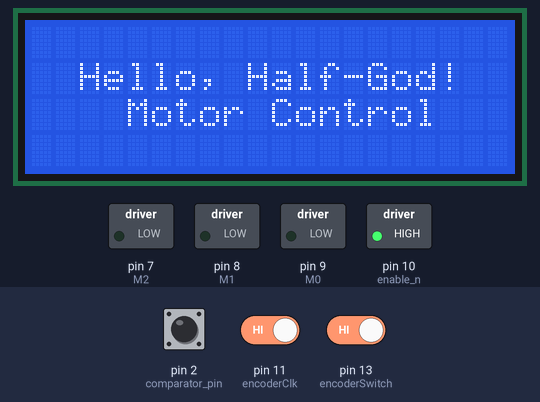
Bench run of a sketch on a simulated Arduino Uno, built with avr-gcc and run on an emulated ATmega328P. Parts: 20×4 character LCD, switched loads named in the sketch (green lamp = pin HIGH). Inputs (shaded band) come from the test bench; at power-on: pin 13 (encoderSwitch) HIGH, pin 2 (comparator_pin) HIGH, pin 11 (encoderClk) HIGH. Pins used as bus, display or sensor lines are not drawn; what the sketch prints to the serial monitor is not drawn.

Above: at 0.1 s.
At 4.0 s:
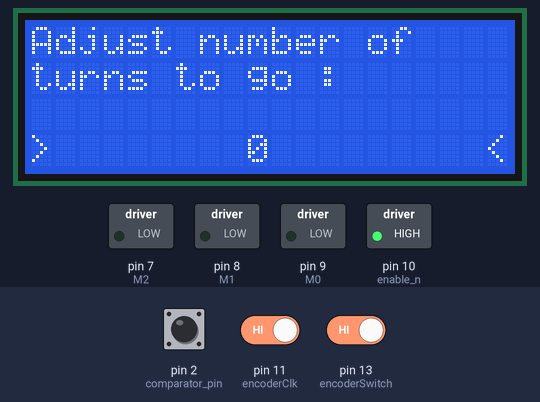
4.1 s: pin 13 (encoderSwitch) driven LOW
At 5.1 s:
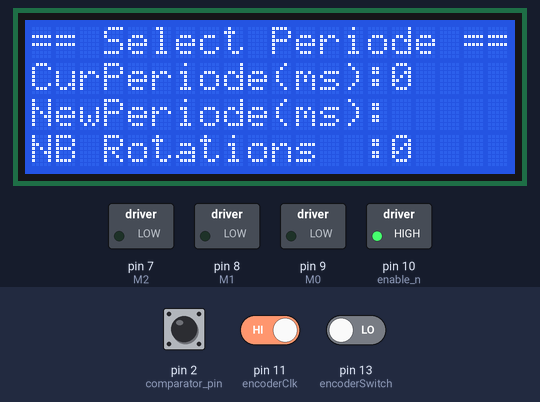
Timing chart, 0 to 7.1 s (numbered marks = the images above; inputs shaded):
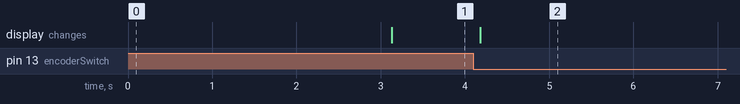

Measured:
- after the input at 4.1 s, the display: changes after 0.08 s (image 2)

The sketch:

tipe_controle_moteur.ino
```cpp
//#include <Stepper.h>
//#include <math.h>

#include <EEPROMex.h>
#include <Wire.h>
// Include the AccelStepper Library
#include <AccelStepper.h>
#include <LiquidCrystal_I2C.h>
#include "projet_definitions.h"

// Instancie le LCD 20x4
LiquidCrystal_I2C lcd(0x27, 20, 4);

// Instancie le controle du DRV8825
AccelStepper myStepper(motorInterfaceType, step, dir);

//---------------------------------------------------------------------------------
// SETUP
//---------------------------------------------------------------------------------
void setup() {
  Serial.begin(115200);				// Definit le debit du bus Serie
  Serial.println("Enter Setup");
  // Outputs definitions
  pinMode(reset_n, 	  OUTPUT);
  pinMode(sleep_n,  	OUTPUT);
  pinMode(enable_n, 	OUTPUT);
  pinMode(M0,   		  OUTPUT);
  pinMode(M1,   		  OUTPUT);
  pinMode(M2, 		    OUTPUT);

  // Inputs definitions
  pinMode (encoderClk,    	INPUT_PULLUP);
  pinMode (encoderData,   	INPUT_PULLUP);
  pinMode (encoderSwitch, 	INPUT_PULLUP);
  pinMode (comparator_pin, 		  INPUT_PULLUP);

  // Outputs default value
  digitalWrite(reset_n, LOW);		// Assert DRV8825 reset_n
  digitalWrite(sleep_n, HIGH);
  digitalWrite(enable_n, HIGH);	// Disable at beginning
  digitalWrite(M0,   	LOW);
  digitalWrite(M1,   	LOW);
  digitalWrite(M2, 	  LOW);

  // De-Assert drv8825 reset_n
  digitalWrite(reset_n, HIGH);  // deactivate reset
  //digitalWrite(enable_n, LOW);  // enable
  myStepper.setAcceleration( DEFAULT_ACCEL );
  myStepper.setMaxSpeed    ( DEFAULT_MAX_SPEED );
  myStepper.setSpeed       ( DEFAULT_MAX_SPEED / 5 );

  //====================================================
  // INIT LCD
  //====================================================
  lcd.init();               // Attention réduit la frequence de l'I2C a 100KHz
  lcd.backlight();
  //----------------------------------------------------
  // Ecran 1 : Message d'accueil
  //----------------------------------------------------
  lcd.setCursor(2, 1);
  lcd.print("Hello, Half-God!");
  lcd.setCursor(4, 2);
  lcd.print("Motor Control");
  delay(3000);
  lcd.clear();
  //----------------------------------------------------
  // Ecran 2 : Selection NB Tours
  //----------------------------------------------------
  lcd.setCursor(0, 0);
  lcd.print("Adjust number of ");
  lcd.setCursor(0, 1);
  lcd.print("turns to go : ");
  lcd.setCursor(0, 3);
  lcd.print(">");
  lcd.setCursor(19, 3);
  lcd.print("<");
  unsigned long max_turns_from_selector = MAX_ROTATIONS;

  // Read/Write EEPROM
  unsigned long data_eeprom = EEPROM.readLong(EEPROM_ADDR_ROTATION_SAVED);
  if ( data_eeprom > HIGHER_BOUNDARY_ROTATIONS) {
    Serial.println("Reprogramm EEPROM");
    EEPROM.writeLong(EEPROM_ADDR_ROTATION_SAVED, MAX_ROTATIONS);
  }
  max_turns_from_selector = EEPROM.readLong(EEPROM_ADDR_ROTATION_SAVED);

  lcd.setCursor(9, 3);
  lcd.print(max_turns_from_selector);
  bool selected = false;
  while (! selected) {
    delay(10);
    button_state      = digitalRead(encoderSwitch);
    if (button_state == LOW) { // Click button
      selected = true;
      nb_of_turns_to_go = max_turns_from_selector;
      // Save to EEPROM
      EEPROM.writeLong(EEPROM_ADDR_ROTATION_SAVED, nb_of_turns_to_go);
      Serial.println("VALUES EEPROM");      Serial.println(EEPROM.readLong(EEPROM_ADDR_ROTATION_SAVED));
    } else {
      clk_state         = digitalRead(encoderClk);
      if ((clk_state_last == LOW) && (clk_state == HIGH)) {
        // Check turn-left or right
        max_turns_from_selector = strategy_for_evolution(max_turns_from_selector, digitalRead(encoderData));
        lcd.setCursor(9, 3);
        lcd.print("       ");
        lcd.setCursor(9, 3);
        lcd.print(max_turns_from_selector);
      }
      clk_state_last = clk_state;
    }
  }
  lcd.clear();

  //----------------------------------------------------
  // Ecran 3 : Selection vitesse
  //----------------------------------------------------
  lcd.setCursor(0, 0);
  lcd.print("== Select Periode ==");
  lcd.setCursor(0, POS_CURPER_LIG);
  lcd.print("CurPeriode(ms): ");
  lcd.setCursor(0, POS_NEWPER_LIG);
  lcd.print("NewPeriode(ms): ");
  lcd.setCursor(0, POS_NB_ROTATION_LIG);
  lcd.print("NB Rotations  :");lcd.print(nb_of_turns_to_go);


  // Active l'interruption sur la pin 2 venant du comparateur LM393
  attachInterrupt(digitalPinToInterrupt(comparator_pin), interrupt_tachymeter, RISING );

  //nb_of_turns_to_go = MAX_ROTATIONS;       // Assign default NB tours

  // Initialise la frequence de l'I2C apres l'init du LCD
  //Wire.setClock(400000);				// Augmente la frequence de l'I2C 400KHz au lieu de 100KHz
  Wire.setClock(850000);				// On test un peu plus vite
  stopMotor();
  Serial.println("Exit Setup");
}

//---------------------------------------------------------------------------------
// MAIN LOOP
//---------------------------------------------------------------------------------
void loop() {
  // Get Button state
  clk_state         = digitalRead(encoderClk);
  button_state      = digitalRead(encoderSwitch);
  button_millis_cur = millis();

  // Run Stepper to Target if not reach position
  if (myStepper.currentPosition() >= computed_steps_for_rotation) {
    stopMotor();
  } else {
    myStepper.run();
  }

  // check state and add debouncer (si nouveau click avant XX ms SKIP)
  if (button_state == LOW && (button_millis_cur - button_millis_save) > 300) {
    button_millis_save = millis();
    // Set NEW speed
    motor_speed_cur = motor_speed_new;	// updated on button'click
    // Display on LCD new selection
    lcd.setCursor(POS_CURPER_COL, POS_CURPER_LIG);
    lcd.print("     ");   // Clear
    lcd.setCursor(POS_CURPER_COL, POS_CURPER_LIG);
    lcd.print(speed_prog[motor_speed_new][5], DEC);
    // Program new Stepper speed & Update microSteps factor
    digitalWrite(reset_n,  HIGH);
    digitalWrite(enable_n, speed_prog[motor_speed_cur][4]);
    digitalWrite(M0,   	   speed_prog[motor_speed_cur][3]);
    digitalWrite(M1,   	   speed_prog[motor_speed_cur][2]);
    digitalWrite(M2, 	     speed_prog[motor_speed_cur][1]);
    myStepper.setAcceleration( speed_prog[motor_speed_cur][7] );
    myStepper.setMaxSpeed    ( speed_prog[motor_speed_cur][0] );
    myStepper.setCurrentPosition(0);    // reset position to 0
Serial.print("Turnstogo:");Serial.println(nb_of_turns_to_go);


    computed_steps_for_rotation = speed_prog[motor_speed_cur][6] * nb_of_turns_to_go;
    myStepper.moveTo(computed_steps_for_rotation);     // Define new Position Target
    previousmillis = millis();
  } else {
    // CLK Rising Edge du bouton rotatif
    // Sur le front montant (RISING) on regarde ce que vaut la Data
    // pour savoir si on tourne dans un sens ou dans l'autre.
    if ((clk_state_last == LOW) && (clk_state == HIGH)) {
      // Read rotary Data pin to know which direction increase/decrease new speed
      if (digitalRead(encoderData) == LOW) {
        if (motor_speed_new < (ligneTab - 1))
          motor_speed_new = motor_speed_new + 1;
      } else {
        if (motor_speed_new > 0)
          motor_speed_new = motor_speed_new - 1;
      }

      // Display new speed based on rotary button direction
      //Serial.println (motor_speed_new );	//debug
      //lcd.setCursor(NEW_POS_CURPER_COL, NEW_POS_CURPER_LIG);
      //lcd.print(motor_speed_new, DEC);
      lcd.setCursor(POS_NEWPER_COL, POS_NEWPER_LIG);
      lcd.print("     ");                             // Efface les précedents caracteres
      lcd.setCursor(POS_NEWPER_COL, POS_NEWPER_LIG);
      lcd.print(speed_prog[motor_speed_new][5], DEC );
    }
    // Save CLK current state to avoid new trigger
    clk_state_last = clk_state;
  }

  // If time updates then interrupt occured (debug)
  if (currentmillis != previousmillis) {
    if (currentmillis > previousmillis) {
      periode = (currentmillis - previousmillis) / RATIO_ENGRENAGE;
      previousmillis = currentmillis;
    } else {
      periode = ( previousmillis - currentmillis) / RATIO_ENGRENAGE;
      currentmillis = previousmillis ;
    }
    // Envoi de la periode sur le lien série car sur le LCD
    // ca provoque un petit hocquet sur la rotation
    Serial.print("Periode(ms)="); Serial.println(periode);
  }
}

//---------------------------------------------------------------
// Interrupt function to update TIME and compute periode
//---------------------------------------------------------------
void interrupt_tachymeter() {
  // Update du chrono en milli secondes
  currentmillis = millis();
}

//---------------------------------------------------------------
// Stop Motor and disable to reduce consumption
//---------------------------------------------------------------
void stopMotor() {
  myStepper.stop();
  digitalWrite(enable_n, HIGH);  // Disable
  //digitalWrite(reset_n, LOW);  // reset
}


int compute_steps_for_one_rotation(int current_prog_speed ) {
  return speed_prog[current_prog_speed][6];
}


unsigned long strategy_for_evolution(unsigned long nb_turns, bool direction ) {
  /*
    Strategy:
    0    ->    10 = +1
    10   ->   100 = +10
    100  ->  1000 = +100
    1000 -> 10000 = +1000
    MAX 10000;
  */
  if (direction == LOW) { // turn right
    if  (nb_turns >= 0 && nb_turns < 10 && nb_turns < HIGHER_BOUNDARY_ROTATIONS) {
      nb_turns += 1;
    } else if (nb_turns >= 10 && nb_turns < 100 && nb_turns < HIGHER_BOUNDARY_ROTATIONS) {
      nb_turns += 10;
    } else if (nb_turns >= 100 && nb_turns < 1000 && nb_turns < HIGHER_BOUNDARY_ROTATIONS) {
      nb_turns += 100;
    } else if (nb_turns >= 1000 && nb_turns < 10000 && nb_turns < HIGHER_BOUNDARY_ROTATIONS) {
      nb_turns += 1000;
    } else if (nb_turns >= 10000 && nb_turns < 100000 && nb_turns < HIGHER_BOUNDARY_ROTATIONS) {
      nb_turns += 10000;
    } else {
      nb_turns = HIGHER_BOUNDARY_ROTATIONS;
    }
  } else {
    if  (nb_turns > 0 && nb_turns <= 10 && nb_turns <= HIGHER_BOUNDARY_ROTATIONS) {
      nb_turns -= 1;
    } else if (nb_turns > 10 && nb_turns <= 100 && nb_turns <= HIGHER_BOUNDARY_ROTATIONS) {
      nb_turns -= 10;
    } else if (nb_turns > 100 && nb_turns <= 1000 && nb_turns <= HIGHER_BOUNDARY_ROTATIONS) {
      nb_turns -= 100;
    } else if (nb_turns > 1000 && nb_turns <= 10000 && nb_turns <= HIGHER_BOUNDARY_ROTATIONS) {
      nb_turns -= 1000;
    } else if (nb_turns > 10000 && nb_turns <= 100000 && nb_turns <= HIGHER_BOUNDARY_ROTATIONS) {
      nb_turns -= 10000;
    } else {
      nb_turns = 0;
    }
  }
  return nb_turns;
}


//---------------------------------------------------------------
//
//---------------------------------------------------------------
void debug1() {
  Serial.println(myStepper.currentPosition());
}
```

projet_definitions.h
```cpp
//-------------------------------------------------------
// EEPROM rotations  (unsigned long int)
//-------------------------------------------------------
#define EEPROM_ADDR_ROTATION_SAVED 0

//-------------------------------------------------------
// Define drv8825 pin connections to Arduino UNO
//-------------------------------------------------------
#define dir       3
#define step      4
#define sleep_n   5   // not connected tied to VCC
#define reset_n   6
#define M2        7
#define M1        8
#define M0        9
#define enable_n  10

//-------------------------------------------------------
// Rotary encoder pins
//-------------------------------------------------------
#define encoderClk    11    // CLK
#define encoderData   12    // Data
#define encoderSwitch 13    // Switch Button

//-------------------------------------------------------
// Comparator input pin with interrupt support
//-------------------------------------------------------
#define comparator_pin    2

//-------------------------------------------------------
// computation for rotation periode with HALL sensor
// préconisation de volatile si utilisé dans interruption
//-------------------------------------------------------
volatile unsigned long periode        = 0;
volatile unsigned long currentmillis  = 0;
volatile unsigned long previousmillis = 0;

// Variables traitement bouton rotatif et click
int clk_state_last      = HIGH;           // Idle
int clk_state           = HIGH;            // Idle
int button_state        = HIGH;           // Not pressed
unsigned long button_millis_save = 0;
unsigned long button_millis_cur = 0;

// Variables traitement vitesse
int motor_speed_cur     = 0;     // current speed
int motor_speed_new     = 0;     // new speed

//-------------------------------------------------
// M2    M1    M0    Microstep resolution
// Low   Low   Low   Full step
// Low   Low   High  1/2 step
// Low   High  Low   1/4 step
// Low   High  High  1/8 step
// High  Low   Low   1/16 step
// High  Low   High  1/32 step
// High  High  Low   1/32 step
// High  High  High  1/32 step
//-------------------------------------------------
const int microsteps[] = { 1, 2, 4, 8, 16, 32, 32, 32};
#define MICROSTEPS_TAB_SIZE sizeof(microsteps)/sizeof(int)

#define ligneTab    10      // 0 à 9
#define colonneTab  8       // 0 à 7
const int speed_prog[ligneTab][colonneTab] = {
  //      MaxSpeed, M2, M1, M0, Enable_n, target(ms), nb_steps_one_revolution, Accel_for_smoothness
  /*00*/  {      0,  0,  0,  0,        1,      0    ,                       0, 0       } ,   // Stop
  /*01*/  {    213,  1,  0,  1,        0,      10000,                    2150, 800     } ,   // 10s     0.1 Hz   obs~10033ms
  /*02*/  {    285,  1,  0,  1,        0,      7500 ,                    2150, 900     } ,   // 7.5s    0.13Hz   obs~ 7503ms
  /*03*/  {    428,  1,  0,  1,        0,      5000 ,                    2150, 1000    } ,   // 5.0s    0.2 Hz   obs~ 5016ms
  /*04*/  {    855,  1,  0,  1,        0,      2500 ,                    2150, 1200    } ,   // 2.5s    0.4 Hz   obs~ 2497ms
  /*05*/  {   1080,  1,  0,  0,        0,      1000 ,                    1060, 3000    } ,   // 1.0s    1.0 Hz   obs~ 1001ms
  /*06*/  {    717,  0,  1,  1,        0,      750  ,                    530 , 3000    } ,   // 0.75s   1.33Hz   obs~  751ms
  /*07*/  {   1080,  0,  1,  1,        0,      500  ,                    530 , 3000    } ,   // 0.50s   2.0 Hz   obs~  500ms
  /*08*/  {   1076,  0,  1,  0,        0,      250  ,                    266 , 3000    } ,   // 0.25s   4.0 Hz   obs~  250ms
  /*09*/  {    805,  0,  0,  1,        0,      167  ,                    134 , 3000    }     // 0.167s  6.0 Hz   obs~  167ms

// OLD OK
//  /*04*/  { 214,    0,  1,  1,   0,        2500        , 530 } ,   // 2.5s    0.4 Hz    45 rpm     ~ 2497ms
//  /*05*/  { 267,    0,  1,  0,   0,        1000        , 266 } ,   // 1.0s    1.0 Hz    60 rpm     ~ 1001ms
//  /*06*/  { 357,    0,  1,  0,   0,        750         , 266 } ,   // 0.75s   1.33Hz    150 rpm    ~  751ms
//  /*07*/  { 267,    0,  0,  1,   0,        500         , 134 } ,   // 0.50s   2.0 Hz    120 rpm    ~  500ms
//  /*08*/  { 534,    0,  0,  1,   0,        250         , 134 } ,   // 0.25s   4.0 Hz    240 rpm    ~  250ms
};

//-------------------------------------------------------
// Various for MOTOR and ACCEL
//-------------------------------------------------------
#define MAX_ROTATIONS       100      // Max steps for motor
#define HIGHER_BOUNDARY_ROTATIONS 10000
#define motorInterfaceType  1       // Motor interface type (DRV8825 dir+steps)
#define DEFAULT_MAX_SPEED   100     // At beginning
#define DEFAULT_ACCEL       100    // Steps to max speed
#define STEPS_PER_REVOLUTION 200      // 360°/1.8°=200
#define RATIO_ENGRENAGE     3

long nb_of_turns_to_go          =0;
long computed_steps_for_rotation=0;

//-------------------------------------------------------
// LCD 20x4 Declaration (i2c pins connexion)
//-------------------------------------------------------
#define POS_CURPER_COL       15
#define POS_CURPER_LIG       1

#define POS_NEWPER_COL     15
#define POS_NEWPER_LIG     2

#define POS_NB_ROTATION_COL     15
#define POS_NB_ROTATION_LIG     3
```
